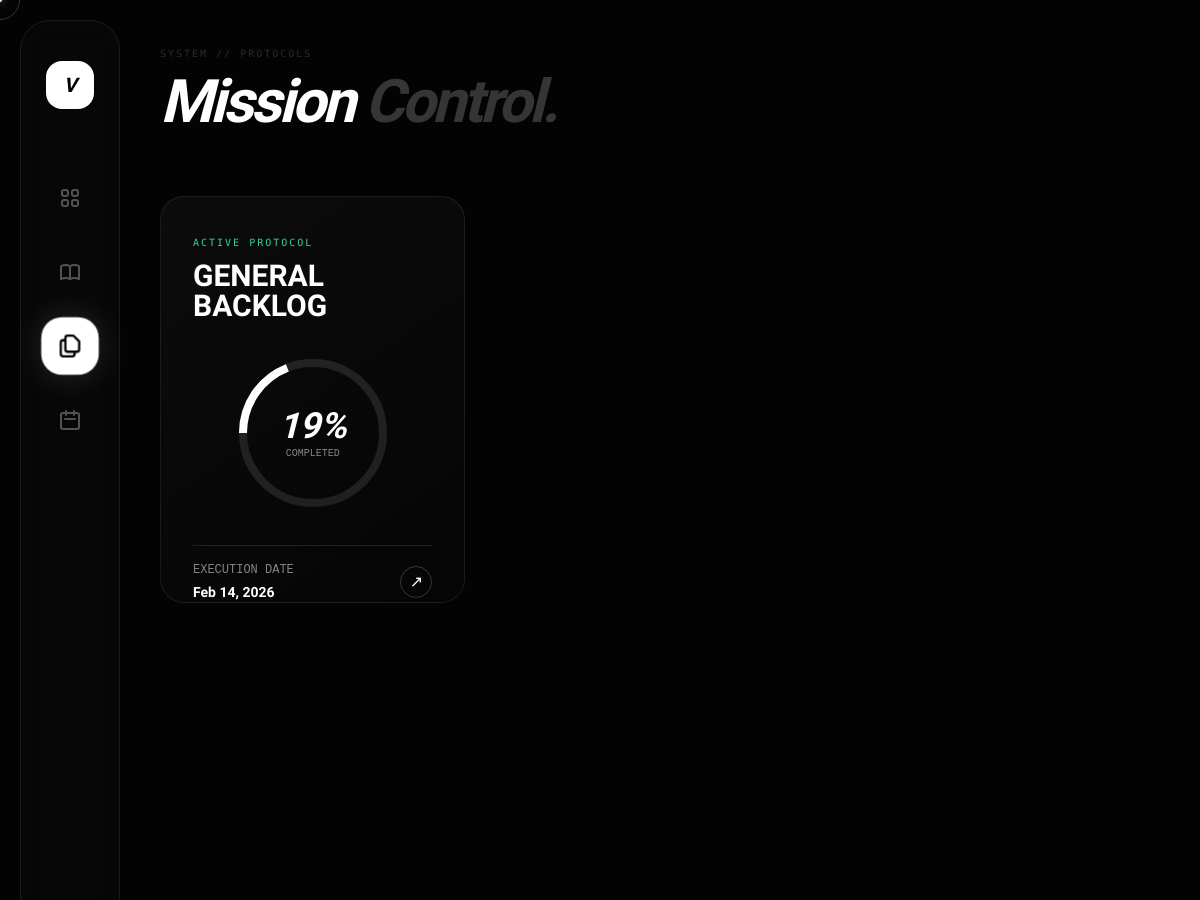
The page /syllabus/ (signed in, upper part) on the database as committed earlier.
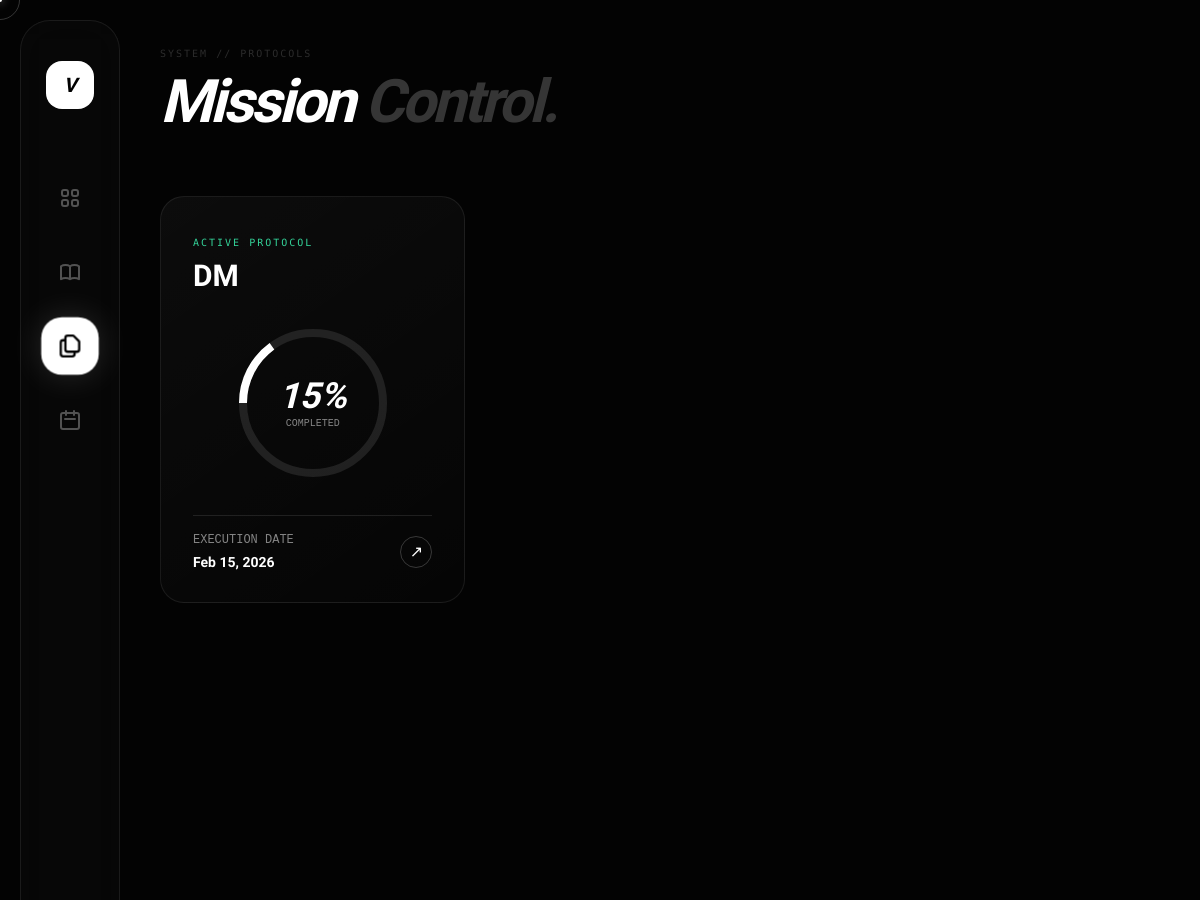
The same page on the database as committed later.
### core/models.py (models this page shows, shortened)
class Exam(models.Model):
    user = models.ForeignKey(User, on_delete=models.CASCADE)
    subject = models.CharField(max_length=200)
    date = models.DateTimeField()
    is_datesheet_entry = models.BooleanField(default=False)
    details = models.CharField(max_length=200, blank=True, null=True)
    def progress(self):
        total = self.topics.count()
        if total == 0: return 0
        completed = self.topics.filter(is_completed=True).count()
        return int((completed / total) * 100)

### core/views.py (the view, shortened to what this page needs)
# urls.py: path('syllabus/', views.topics_hub, name='topics_hub'),
@login_required(login_url='signin')
def topics_hub(request):
    exams = Exam.objects.filter(
        user=request.user,
        is_datesheet_entry=False,
        topics__is_cho=True
    ).distinct().order_by('date')
    context = {'exams': exams, 'online_count': Profile.objects.filter(last_seen__gte=timezone.now() - timezone.timedelta(minutes=5)).exclude(user=request.user).count()}
    return render(request, 'topics_hub.html', context)

### core/templates/topics_hub.html (shortened to what this page needs)
<!DOCTYPE html>
<html lang="en">
<head>
    <script src="https://cdn.tailwindcss.com"></script>
</head>
<body>
    <div id="c-ring"></div><div id="c-dot"></div>
    <div class="bg-mesh"></div>
    <nav class="sidebar">
        <a href="{% url 'home' %}" class="w-12 h-12 bg-white rounded-2xl mb-16 flex items-center justify-center text-black font-black text-xl italic">V</a>
        <a href="{% url 'dashboard' %}" class="nav-item"></a>
        <a href="{% url 'notes_hub' %}" class="nav-item"></a>
        <a href="#" class="nav-item active"><svg class="w-6 h-6" fill="none" stroke="currentColor" viewBox="0 0 24 24"><path stroke-linecap="round" stroke-linejoin="round" stroke-width="2" d="M8 7v8a2 2 0 002 2h6M8 7V5a2 2 0 012-2h4.586a1 1 0 01.707.293l4.414 4.414a1 1 0 01.293.707V15a2 2 0 01-2 2h-2M8 7H6a2 2 0 00-2 2v10a2 2 0 002 2h8a2 2 0 002-2v-2"/></svg></a>
        <a href="{% url 'datesheet_hub' %}" class="nav-item"><svg class="w-6 h-6" fill="none" stroke="currentColor" viewBox="0 0 24 24"><path stroke-linecap="round" stroke-linejoin="round" stroke-width="2" d="M8 7V3m8 4V3m-9 8h10M5 21h14a2 2 0 002-2V7a2 2 0 00-2-2H5a2 2 0 00-2 2v12a2 2 0 002 2z"/></svg></a>
    </nav>
    <main class="main-container">
        <header class="flex justify-between items-end mb-16">
            <div>
                <span class="mono-tag opacity-40">System // Protocols</span>
                <h1 class="text-6xl font-black italic tracking-tighter mt-2">Mission <span class="text-white/20">Control.</span></h1>
            </div>
        </header>
        {% if exams %}
            <div class="grid grid-cols-1 md:grid-cols-2 lg:grid-cols-3 xl:grid-cols-4 gap-8">
                {% for exam in exams %}
                <div onclick="openMission('{{ exam.id }}')" class="card-vault aspect-[3/4] p-8 flex flex-col justify-between group cursor-pointer hover:bg-white/5">
                    <div>
                        <span class="mono-tag text-emerald-400">Active Protocol</span>
                        <h2 class="text-3xl font-bold mt-2 uppercase leading-none break-words">{{ exam.subject }}</h2>
                    </div>
                    <div class="flex items-center justify-center py-8">
                        <div class="relative w-40 h-40">
                            <svg class="w-full h-full transform -rotate-90">
                                <circle cx="80" cy="80" r="70" stroke="rgba(255,255,255,0.1)" stroke-width="8" fill="transparent" />
                                <circle class="progress-ring__circle"
                                        stroke="white"
                                        stroke-width="8"
                                        fill="transparent"
                                        r="70" cx="80" cy="80"
                                        stroke-dasharray="439.8"
                                        stroke-dashoffset="calc(439.8 - (439.8 * {{ exam.progress }}) / 100)"
                                />
                            </svg>
                            <div class="absolute inset-0 flex flex-col items-center justify-center">
                                <span class="text-4xl font-black italic">{{ exam.progress }}%</span>
                                <span class="text-[10px] font-mono opacity-50">COMPLETED</span>
                            </div>
                        </div>
                    </div>
                    <div class="border-t border-white/10 pt-4 flex justify-between items-center">
                        <div>
                            <p class="text-xs font-mono opacity-50">EXECUTION DATE</p>
                            <p class="text-sm font-bold mt-1">{{ exam.date|date:"M d, Y" }}</p>
                        </div>
                        <div class="w-8 h-8 rounded-full border border-white/20 flex items-center justify-center group-hover:bg-white group-hover:text-black transition-colors">
                            ↗
                        </div>
                    </div>
                </div>
                {% endfor %}
            </div>
        {% endif %}
    </main>
</body>
</html>

### core/templates/topics_hub.html (style rules this page uses)
:root { --bg: #030303; --zinc-900: #09090b; --border: rgba(255, 255, 255, 0.08); }
html, body { height: 100%; margin: 0; background-color: var(--bg); color: #fff; font-family: 'Geist', sans-serif; overflow: hidden; cursor: none; }
.bg-mesh { position: fixed; inset: 0; background-image: linear-gradient(rgba(255,255,255,0.02) 1px, transparent 1px), linear-gradient(90deg, rgba(255,255,255,0.02) 1px, transparent 1px); background-size: 60px 60px; mask-image: radial-gradient(circle at center, black, transparent 90%); z-index: -1; }
.sidebar { width: 100px; height: calc(100vh - 40px); position: fixed; top: 20px; left: 20px; background: rgba(255, 255, 255, 0.02); border: 1px solid var(--border); border-radius: 30px; backdrop-filter: blur(20px); display: flex; flex-direction: column; align-items: center; padding: 40px 0; z-index: 100; }
.nav-item { width: 50px; height: 50px; display: flex; align-items: center; justify-content: center; border-radius: 18px; margin-bottom: 24px; transition: all 0.4s cubic-bezier(0.19, 1, 0.22, 1); color: rgba(255,255,255,0.3); }
.nav-item:hover, .nav-item.active { background: white; color: black; box-shadow: 0 0 30px rgba(255,255,255,0.15); transform: scale(1.15); }
.main-container { margin-left: 140px; height: 100vh; overflow-y: auto; padding: 40px 60px 100px 20px; }
.card-vault { background: linear-gradient(145deg, rgba(255,255,255,0.04) 0%, rgba(255,255,255,0.01) 100%); border: 1px solid var(--border); border-radius: 24px; transition: all 0.3s ease; position: relative; overflow: hidden; }
.mono-tag { font-family: 'Geist Mono'; font-size: 10px; text-transform: uppercase; letter-spacing: 0.2em; color: rgba(255,255,255,0.4); }
#c-ring, #c-dot { pointer-events: none; position: fixed; border-radius: 50%; z-index: 10000; transform: translate(-50%, -50%); }
#c-ring { width: 40px; height: 40px; border: 1px solid rgba(255,255,255,0.2); transition: 0.1s; }

Rows that differ between the two databases and show on the page:
removed Exam: subject "GENERAL BACKLOG", progress "19", date "Feb 14, 2026"
added Exam: subject "DM", progress "15", date "Feb 15, 2026"
